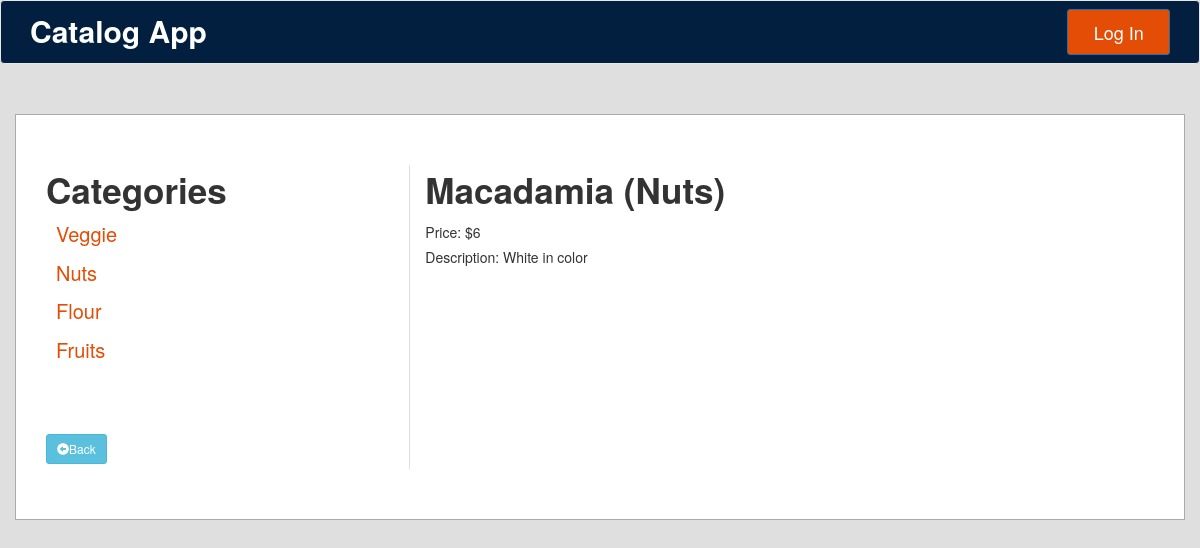
Before: /categories/2/item/10/ with the older database file.
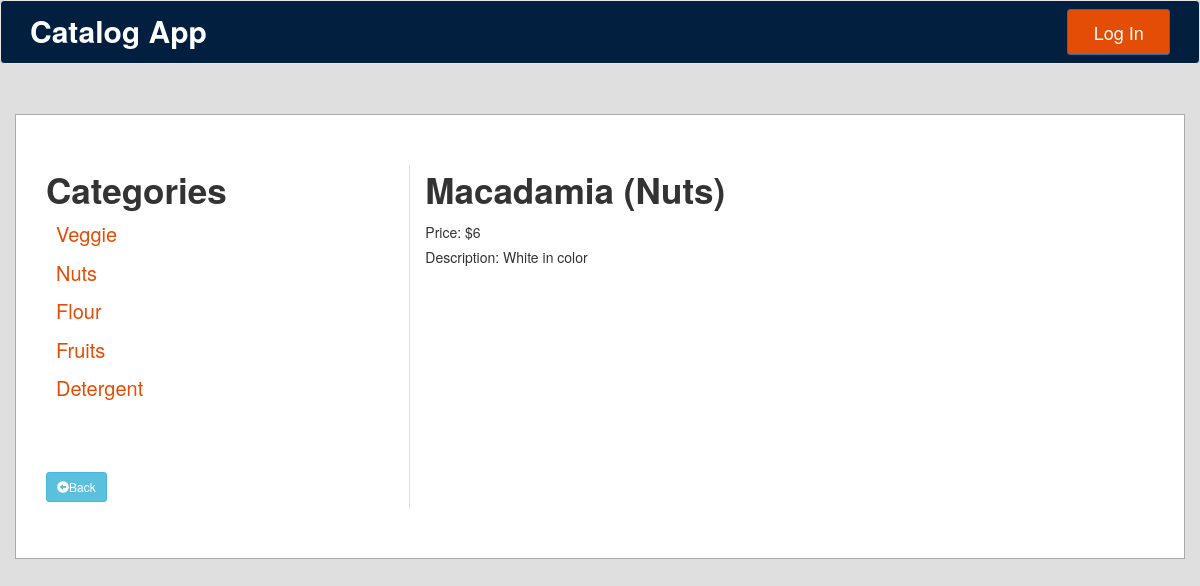
After: the same page with the newer database file.
### database_setup.py (models this page shows, shortened)
class Category(Base):
    __tablename__ = 'category'
    id = Column(Integer, primary_key=True)
    name = Column(String(250), nullable=False)
    user_id = Column(Integer, ForeignKey('user.id'))
    user = relationship(User)

class CatalogItem(Base):
    __tablename__ = 'catalog_item'
    name = Column(String(80), nullable=False)
    id = Column(Integer, primary_key=True)
    description = Column(String(250))
    price = Column(String(8))
    category_id = Column(Integer, ForeignKey('category.id'))
    category = relationship(
        "Category", backref=backref("catalog_items", cascade="all, delete"))
    user_id = Column(Integer, ForeignKey('user.id'))
    user = relationship(User)

### application.py (the view)
@app.route('/categories/<int:category_id>/item/<int:catalog_item_id>/')
def showCatalogItemDescription(category_id, catalog_item_id):
    extracted_categories = session.query(Category).all()
    category = session.query(Category).filter_by(id=category_id).one()
    item = session.query(CatalogItem).filter_by(id=catalog_item_id).one()
    return render_template('catalogitemdescription.html',
                           item=item,
                           selected_grocery=category,
                           groceries=extracted_categories)

### templates/catalogitemdescription.html (shortened to what this page needs)
{% extends "main.html" %}
{% block categories %}
Categories
{% for groceryitem in groceries %}
    <li class="category-link"><a href="{{url_for('showCatalogItems', category_id=groceryitem.id)}}"> {{groceryitem.name | title}} </a></li>
{% endfor %}
<br>
<a href="{{url_for('showCatalogItems', category_id = selected_grocery.id)}}" class="btn btn-info btn-sm"><span class="glyphicon glyphicon-circle-arrow-left"></span>Back</a>
{% endblock %}
{% block grocerycatalogitems %}
{{item.name | title}} ({{item.category.name | title}})
<br>
<h5>Price: ${{item.price}}</h5>
<h5>Description: {{item.description}}</h5>
{% endblock %}

### templates/main.html (shortened to what this page needs)
<!DOCTYPE html>
<html lang="en">
   <head>
      <link rel="stylesheet" type="text/css" href="https://maxcdn.bootstrapcdn.com/bootstrap/3.3.7/css/bootstrap.min.css">
      <link rel="stylesheet" type="text/css" href="{{url_for('static', filename='css/styles.css')}}">
   </head>
   <body>
      <nav class="navbar navbar-default">
         <div class="container">
            <div class="navbar-header">
               <a href="{{url_for('showCatalog')}}"class="navbar-brand">Catalog App</a>
            </div>
            <div>
              {% if session.user_id %}
               <a href="{{url_for('disconnect')}}" class="btn btn-primary navbar-btn btn-lg pull-right" role="button">Log Out</a>
               {% else %}
               <a href="{{url_for('showLogin')}}" class="btn btn-primary navbar-btn btn-lg pull-right" role="button">Log In</a>
               {% endif %}
            </div>
      </nav>
      {% if modification %}
          <div class="container rectangle-box">
              <div class="col-lg-12">
                {% block edit_delete_groceryitem %}
                {% endblock %}
                {% block addcatalogitem %}
                {% endblock %}
                {% block login_google %}
                {% endblock %}
              </div>
          </div>
     {% else %}
          <div class="container rectangle-box">
          <div class="col-lg-4">
              {% block categories %}
              {% endblock %}
          </div>
          <div class="col-lg-8">
              {% block grocerycatalogitems %}
              {% endblock %}
          </div>
      {% endif %}
      </div>
   </body>
</html>

### static/css/styles.css (style rules this page uses)
body { background-color: #dfdfdf; }
.navbar-default { background-color: #021F40; }
.navbar-default .navbar-brand, .navbar-default .navbar-brand:hover { color: #fff; padding-top: 20px; font-size: 30px; font-weight: bold; }
.btn-primary { background-color: #E34D06; border-radius: 3px; -webkit-border-radius: 3px; -moz-border-radius: 3px; width: 9%; }
.rectangle-box { margin-top: 50px; height: 100%; display: flex; border: 1px solid #AAAAAA; background-color: #fff; padding-top: 50px; padding-bottom: 50px; }
.col-lg-4, .col-lg-8 { font-size: 35px; font-weight: bold; }
.col-lg-4 { border-right: 1.5px solid #DDDDDD; }
li a, .category-link { font-size: 20px; padding: 5px; list-style-type: none; text-decoration: none; }
li a:link { color: #E34D06; text-decoration: none; font-weight: normal; }

Changed rows visible on the page:
added Category: name "Detergent"
